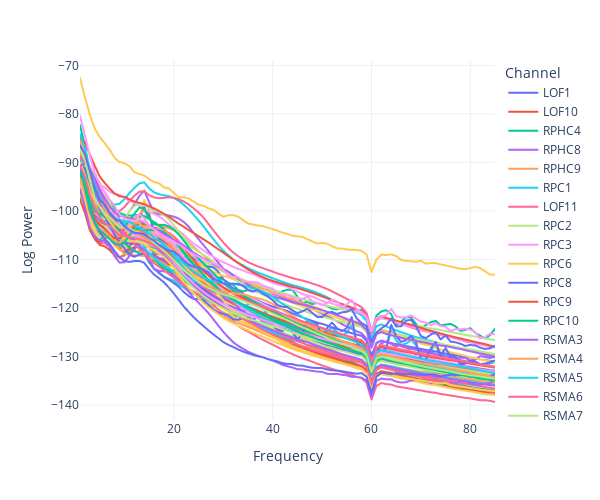

Notebook code for this chart:
### Code cell
# Dynamic plot with Plotly
fig = px.line(tfr, x = 'frequency', y = 'log_power', color = 'channel', template = 'plotly_white', width = 600, height = 500)
fig.update_layout(xaxis_title = 'Frequency', yaxis_title = 'Log Power', legend_title = 'Channel')
fig.show()
